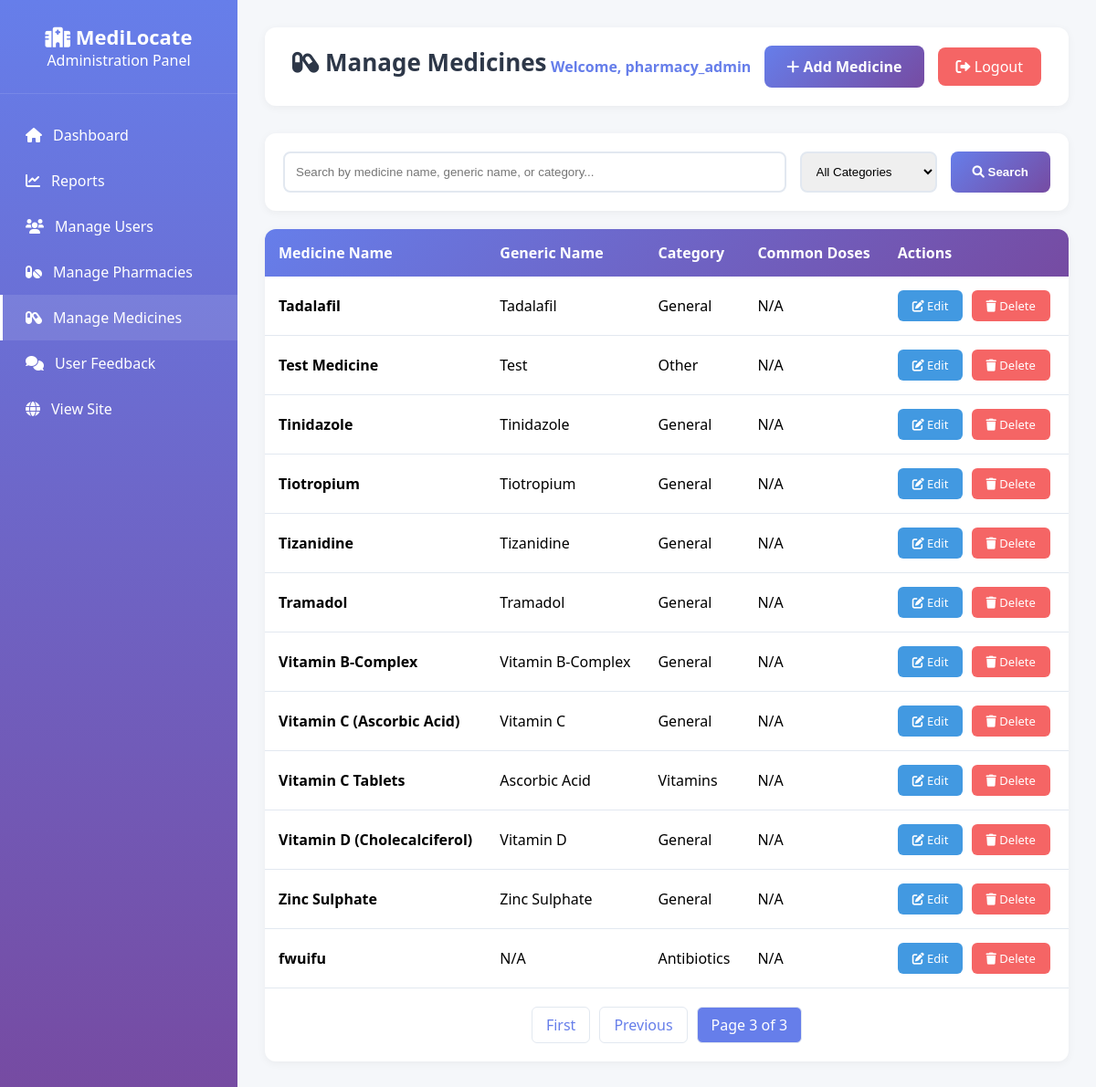
/admin-ml/medicines/?page=4&search=&category= (signed in), run on an earlier commit of the app's database.
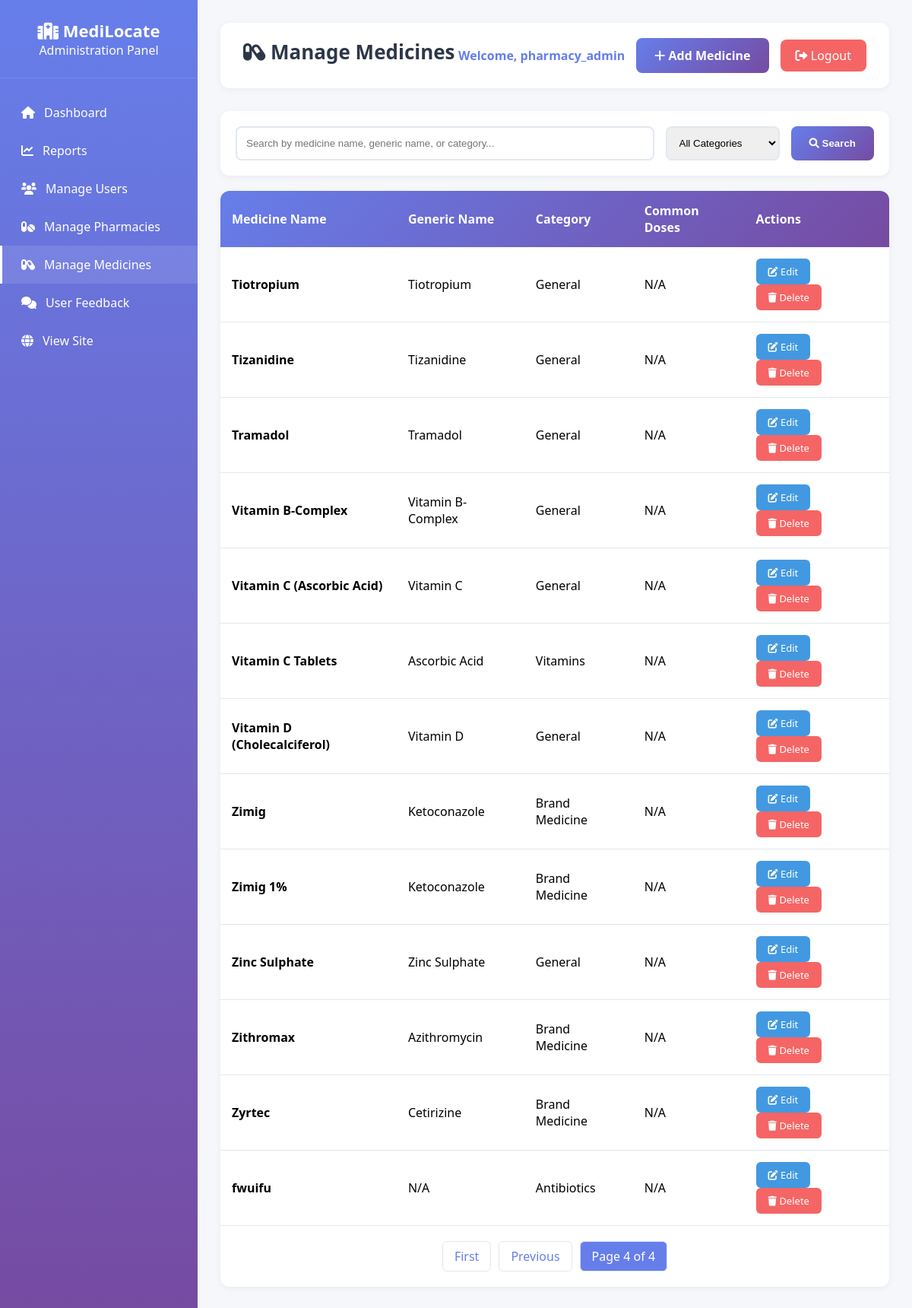
And on a later commit of the database.
### webapp/models.py (models this page shows, shortened)
class Medicine(models.Model):
    name = models.CharField(max_length=255, unique=True, db_index=True)
    generic_name = models.CharField(max_length=255, blank=True)
    common_doses = models.CharField(max_length=255, blank=True)
    searchable_terms = models.TextField(blank=True)
    description = models.TextField(blank=True)
    category = models.CharField(max_length=100, blank=True)
    created_at = models.DateTimeField(auto_now_add=True)
    updated_at = models.DateTimeField(auto_now=True)
    class Meta:
        ordering = ['name']
        indexes = [models.Index(fields=['name']), models.Index(fields=['generic_name'])]

### webapp/admin_views.py (the view, shortened to what this page needs)
# urls.py: path('admin-ml/medicines/', admin_views.admin_medicines, name='admin_medicines'),
@login_required
@user_passes_test(is_admin)
def admin_medicines(request):
    medicines = Medicine.objects.all().order_by('name')
    categories = Medicine.objects.values_list('category', flat=True).distinct().order_by('category')
    search = request.GET.get('search', '')
    category_filter = request.GET.get('category', '')
    if category_filter:
        medicines = medicines.filter(category=category_filter)
    paginator = Paginator(medicines, 50)
    page = request.GET.get('page', 1)
    medicines_page = paginator.get_page(page)
    context = {
        'medicines': medicines_page,
        'search': search,
        'category_filter': category_filter,
        'categories': categories,
        'admin_user': request.user,
    }
    return render(request, 'admin/medicines.html', context)

### webapp/admin_views.py (called while the page is built)
def is_admin(user):
    if not user.is_authenticated:
        return False
    return user.is_staff or (hasattr(user, 'profile') and user.profile.role == 'ADMIN')

### webapp/templates/admin/medicines.html (shortened to what this page needs)
{% load static %}
<!DOCTYPE html>
<html lang="en">
<head>
    <link rel="stylesheet" href="https://cdnjs.cloudflare.com/ajax/libs/font-awesome/6.0.0/css/all.min.css">
</head>
<body>
    <div class="sidebar">
        <div class="sidebar-header"><h2><i class="fas fa-hospital"></i> MediLocate</h2><p>Administration Panel</p></div>
        <nav class="sidebar-menu">
            <a href="{% url 'admin_dashboard_main' %}" class="menu-item"><i class="fas fa-home"></i><span>Dashboard</span></a>
            <a href="{% url 'admin_reports' %}" class="menu-item"><i class="fas fa-chart-line"></i><span>Reports</span></a>
            <a href="{% url 'admin_users' %}" class="menu-item"><i class="fas fa-users"></i><span>Manage Users</span></a>
            <a href="{% url 'admin_pharmacies' %}" class="menu-item"><i class="fas fa-pills"></i><span>Manage Pharmacies</span></a>
            <a href="{% url 'admin_medicines' %}" class="menu-item active"><i class="fas fa-capsules"></i><span>Manage Medicines</span></a>
            <a href="{% url 'admin_feedback' %}" class="menu-item"><i class="fas fa-comments"></i><span>User Feedback</span></a>
            <a href="{% url 'home' %}" class="menu-item"><i class="fas fa-globe"></i><span>View Site</span></a>
        </nav>
    </div>
    <div class="main-content">
        <div class="top-bar">
            <h1><i class="fas fa-capsules"></i> Manage Medicines</h1>
            <div style="display: flex; gap: 15px; align-items: center;">
                <span style="color: #667eea; font-weight: 600;">Welcome, {{ admin_user.username }}</span>
                <a href="{% url 'admin_medicine_add' %}" class="btn-add"><i class="fas fa-plus"></i> Add Medicine</a>
                <a href="{% url 'admin_logout' %}" class="logout-btn"><i class="fas fa-sign-out-alt"></i> Logout</a>
            </div>
        </div>
        <div class="search-bar">
            <form method="GET" style="display: flex; gap: 15px; width: 100%;">
                <input type="text" name="search" placeholder="Search by medicine name, generic name, or category..." value="{{ search }}">
                <select name="category" style="padding: 12px; border: 2px solid #e2e8f0; border-radius: 8px; min-width: 150px;">
                    <option value="">All Categories</option>
                </select>
                <button type="submit" class="btn-search"><i class="fas fa-search"></i> Search</button>
            </form>
        </div>
        <div class="table-container">
            <table>
                <thead><tr><th>Medicine Name</th><th>Generic Name</th><th>Category</th><th>Common Doses</th><th>Actions</th></tr></thead>
                <tbody>
                    {% for medicine in medicines %}
                    <tr>
                        <td><strong>{{ medicine.name }}</strong></td>
                        <td>{{ medicine.generic_name|default:"N/A" }}</td>
                        <td>{{ medicine.category|default:"N/A" }}</td>
                        <td>{{ medicine.common_doses|default:"N/A" }}</td>
                        <td>
                            <a href="{% url 'admin_medicine_edit' medicine.id %}" class="btn btn-edit"><i class="fas fa-edit"></i> Edit</a>
                            <a href="{% url 'admin_medicine_delete' medicine.id %}" class="btn btn-delete"><i class="fas fa-trash"></i> Delete</a>
                        </td>
                    </tr>
                    {% empty %}
                    <tr><td colspan="5" style="text-align: center; padding: 40px;">No medicines found</td></tr>
                    {% endfor %}
                </tbody>
            </table>
            {% if medicines.has_other_pages %}
            <div class="pagination">
                {% if medicines.has_previous %}<a href="?page=1&search={{ search }}&category={{ category_filter }}">First</a><a href="?page={{ medicines.previous_page_number }}&search={{ search }}&category={{ category_filter }}">Previous</a>{% endif %}
                <span class="current">Page {{ medicines.number }} of {{ medicines.paginator.num_pages }}</span>
            </div>
            {% endif %}
        </div>
    </div>
</body>
</html>

What changed in the data, as far as the page shows it:
no longer on this page (row unchanged): Medicine: name "Tadalafil", generic_name "Tadalafil", category "General", common_doses "N/A"
no longer on this page (row unchanged): Medicine: name "Test Medicine", generic_name "Test", category "Other", common_doses "N/A"
no longer on this page (row unchanged): Medicine: name "Tinidazole", generic_name "Tinidazole", category "General", common_doses "N/A"
added Medicine: name "Zimig", generic_name "Ketoconazole", category "Brand Medicine", common_doses "N/A"
added Medicine: name "Zimig 1%", generic_name "Ketoconazole", category "Brand Medicine", common_doses "N/A"
added Medicine: name "Zithromax", generic_name "Azithromycin", category "Brand Medicine", common_doses "N/A"
added Medicine: name "Zyrtec", generic_name "Cetirizine", category "Brand Medicine", common_doses "N/A"
Also different on the page:
{{ medicines.number }}: "3" → "4"
{{ medicines.paginator.num_pages }}: "3" → "4"
